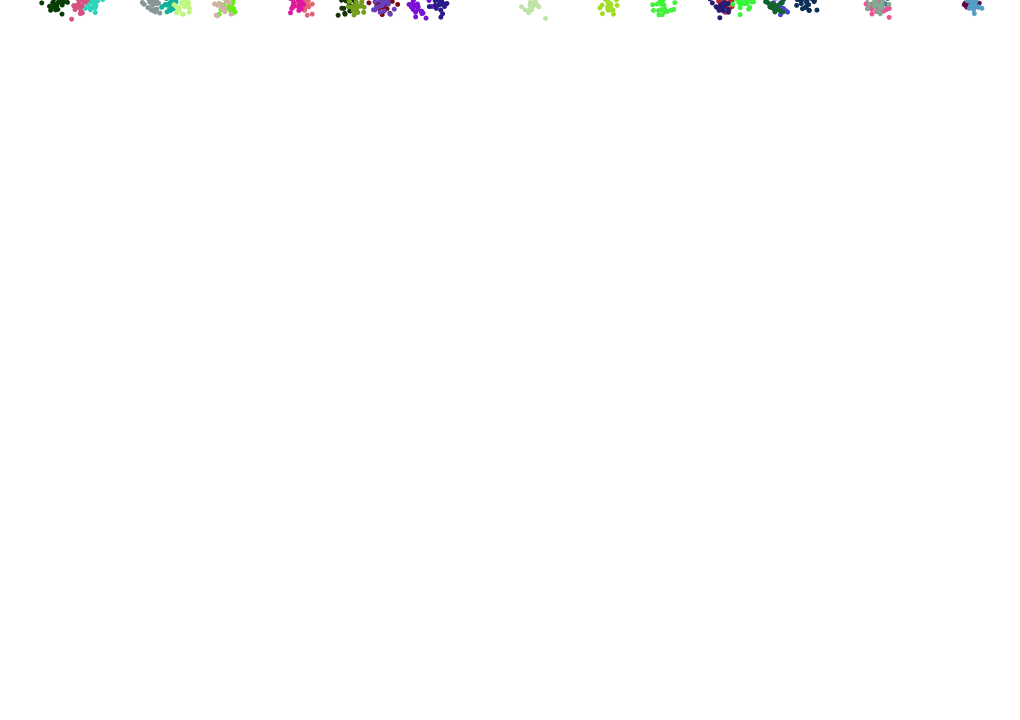
Frame 1 (no input)
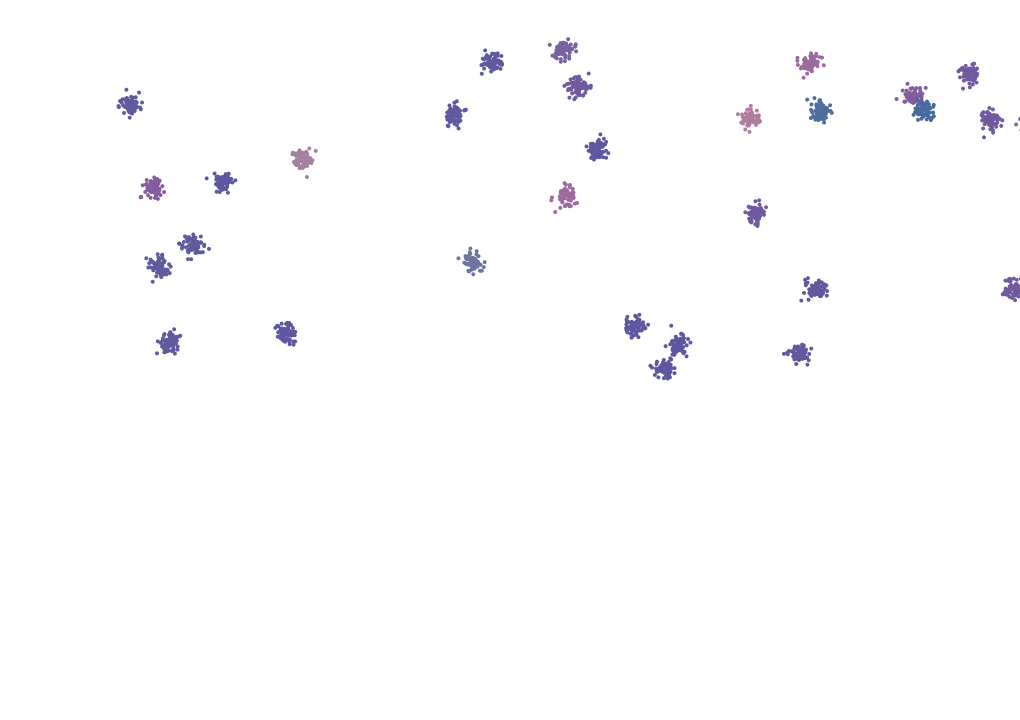
Frame 60 (the mouse pressed at the canvas centre just before this capture)
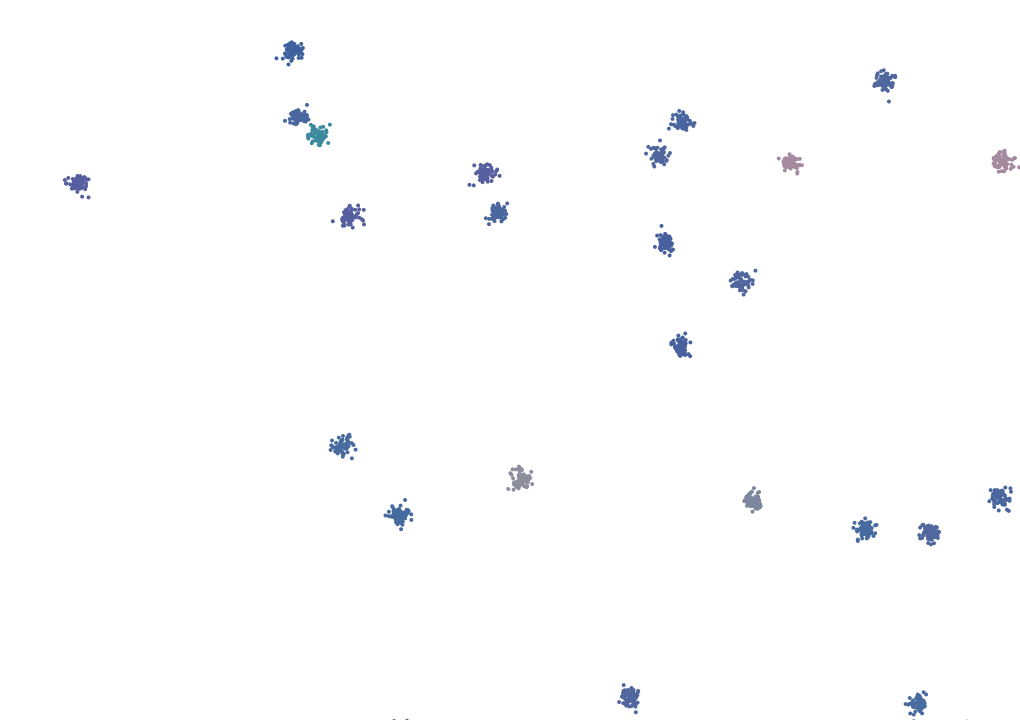
Frame 120 (the mouse held since frame 60 and released just before this capture)

The Processing sketch that drew these frames (run headless with seeded random() and noise(); from frame 60 on, the mouse is pressed at the canvas centre):

// Processing sketch: sketch_1_10_Array_Movers_Cleaned
// ── sketch_1_10_Array_Movers_Cleaned.pde
import java.util.Random;

Mover[] movers = new Mover[30];

void setup() {
  size(1020, 720);
  background(255);
  for (int i = 0; i<movers.length; i++){
    movers[i] = new Mover();
  }
}

void draw() {
  background(255);
  for (int i = 0; i<movers.length; i++){
    movers[i].update();
  }
}


/*
-----------------------------------------------------------------------
|                                                                     |
| SPLATTER CREATURE                                                   |
|                                                                     |
-----------------------------------------------------------------------
*/

// BEHAVIOR
class Mover {
  // Movement
  PVector location, velocity, acceleration;
  float topspeed;  
  int timer; // Update once a cyc;le.
  
  Splatter brush;
    
    
  Mover() {
    location = new PVector(random(width), 0);
    velocity = new PVector(1,0);
    acceleration = new PVector(0,0);
    acceleration = PVector.random2D();
    topspeed = 10; // Limit velocity to magnitude 10.
    
    timer = 0;  
    brush = new Splatter();
    brush.setColor(
      int(random(255)),
      int(random(255)),
      int(random(255)),
      255
      );
  }
  
  void update() { 
    this.display();
    this.move();
  
    if (timer == 3) {
      brush.changeAll();
      timer = 0;
    }
    else
      timer++;
  }
  
  void move() {
    //PVector mouse = new PVector(mouseX, mouseY);
    //PVector dir   = PVector.sub(mouse, location);
    //float mag = dir.mag();
    
    
    //dir.normalize();
    //dir.mult(0.5);
    //acceleration = dir.limit(10);
    
    acceleration = PVector.random2D();
    
    velocity.add(acceleration);
    velocity.limit(topspeed);
    location.add(velocity);
    
    if ((location.x >= width)  || (location.x <= 0 )) {
      velocity.x *= -1;
      brush.changeAll();
    }
    if ((location.y >= height) || (location.y <= 0))  {
      velocity.y *= -1;
      brush.changeAll();
    }
  }

  
  void display() {
    brush.splatter(
      int(location.x),
      int(location.y)
      );
    // Change color every 0.1 seconds.     
  }
}

// GRAPHICS
class Splatter {
  int    r,  g,  b,  t; // red, green, blue, transparency.
  float tr, tg, tb, tt; // rate of transition for each variable.
    
  int sizex, sizey;  // Speckle size.
  float tx, ty;      // rate of transition.
  
  int    d; // Diameter
  float td;
  
  int    n; // Number of splatter marks.
  float tn;
  
  float sd; // Standard deviation of distribution of splatter.
  float ts;

 Random gen; // Generator
 
 Splatter () {
    r = g = b = 0;
    tr = 0;
    tg = 5000;
    tb = tg*tg;
    
    t = 255;
    
    sizex = sizey = 5;
    tx = 0.5;
    //ty = 0.1;
    
    d  =  5;
    td =  0.01;
    
    n  = 20;
    tn =  0.5;
    
    sd = 5.0;
    ts = 0.1;   
    gen = new Random();
  }
  
  void splatter(int d0, int d1) {

    int sd  = 5;
    // Mean is (d0, d1)

    noStroke();
    smooth();
    fill(r, g, b, t);

    for (int i = 0; i < n; i++) {
      float x = (float) gen.nextGaussian();
      float y = (float) gen.nextGaussian();
      ellipse(
        sd*x+d+d0,
        sd*y+d+d1,
        sizex,
        sizey
      );
    }
  }
  void setColor(int r_, int g_, int b_, int t_) {
    r = r_;
    g = g_;
    b = b_;
    t = t_;
  } void colorChange() {
    r = int(map(noise(tr), 0, 1, 0, 255));
    g = int(map(noise(tg), 0, 1, 0, 255));
    b = int(map(noise(tb), 0, 1, 0, 255));   
    tr+=0.1;
    tg+=0.1;
    tb+=0.1;   
  }
  
  void setSplatter(int d_, int n_){
    d = d_;
    n = n_;
  } void splatterChange(){
    d = int(map(noise(td), 0, 1, 0, 100));
    n = int(map(noise(tn), 0, 1, 0, 150));
  }
  
  void setDropSize(int sizex_, int sizey_){
    sizex = sizex_;
    sizey = sizey_;
  } void changeDropSize(){
    sizex = sizey = int(map(noise(tx), 0, 1, 0, 10));
    //sizey = int(random(10));
  }
  
  void setSigma(float sd_){
    sd = sd_;
  } void changeSigma(){
    sd = map(noise(ts), 0, 1, 0, 30);
  }
  
  void changeAll(){
    this.colorChange();
    this.splatterChange();
    this.changeDropSize();
    this.changeSigma();
  }
}
